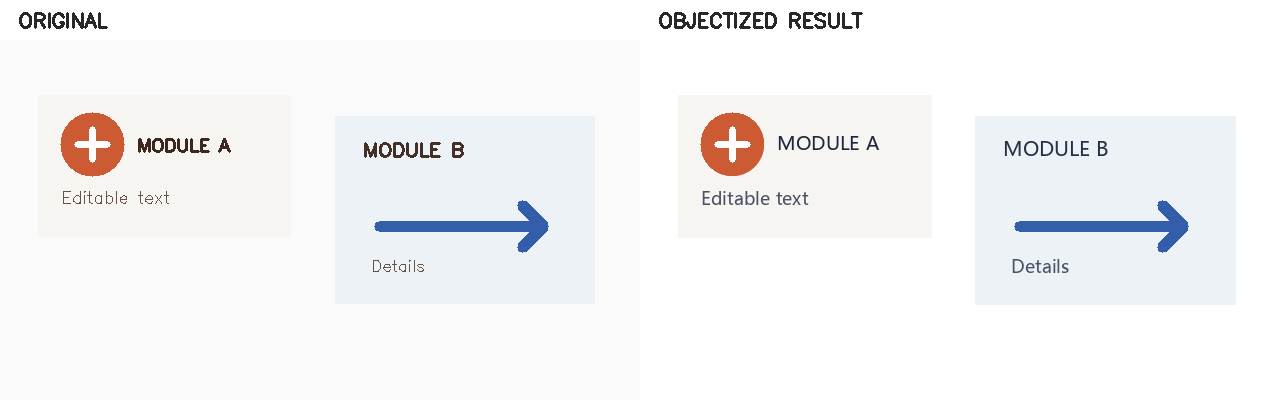
#> input picture backend/tests/fixtures/complex_modules_compare.png, 1280 x 400 px; its folder holds only this picture in this run
$ python -i contour_objects.py   (imports and definitions only)
#> lines starting #> are read from the running program, lines starting #| are printed output that depends on the picture; after the words box and inside, x2 and y2 are one past the last pixel; in counts of white or black regions, pixels touching at a corner belong together
### backend/app/config.py
from __future__ import annotations

import os
from pathlib import Path


PROJECT_ROOT = Path(__file__).resolve().parents[2]
UPLOADS_DIR = PROJECT_ROOT / "uploads"
OUTPUTS_DIR = PROJECT_ROOT / "outputs"
TEMP_DIR = PROJECT_ROOT / "temp"


def ensure_runtime_dirs() -> None:
    for directory in (UPLOADS_DIR, OUTPUTS_DIR, TEMP_DIR):
        directory.mkdir(parents=True, exist_ok=True)


def env_int(name: str, default: int) -> int:
    try:
        return int(os.getenv(name, str(default)))
    except ValueError:
        return default


MAX_UPLOAD_MB = env_int("MAX_UPLOAD_MB", 25)
OCR_PROVIDER = os.getenv("OCR_PROVIDER", "auto")
INPAINT_PROVIDER = os.getenv("INPAINT_PROVIDER", "opencv")


def local_inpaint_setting(name: str, default: str) -> str:
    if name in os.environ:
        return os.environ[name]
    local_config = PROJECT_ROOT / ".env"
    if local_config.is_file():
        for line in local_config.read_text(encoding="utf-8-sig").splitlines():
            key, separator, value = line.partition("=")
            if separator and key.strip() == name:
                return value.strip().strip('"').strip("'")
    return default


LOCAL_INPAINT_ENABLED = local_inpaint_setting("LOCAL_INPAINT_ENABLED", "false").strip().lower() in {"1", "true", "yes", "on"}
LOCAL_INPAINT_URL = local_inpaint_setting("LOCAL_INPAINT_URL", "http://127.0.0.1:8080")
LOCAL_INPAINT_MODEL = local_inpaint_setting("LOCAL_INPAINT_MODEL", "lama")
LAYOUT_PROVIDER = os.getenv("LAYOUT_PROVIDER", "auto")
SEGMENTATION_PROVIDER = os.getenv("SEGMENTATION_PROVIDER", "auto")
VLM_PROVIDER = os.getenv("VLM_PROVIDER", "none")
VISION_PROVIDER = os.getenv("VISION_PROVIDER", VLM_PROVIDER if VLM_PROVIDER != "none" else "qwen")
GEMINI_API_KEY = os.getenv("GEMINI_API_KEY", "")
GEMINI_FLASH_MODEL = os.getenv("GEMINI_FLASH_MODEL", "gemini-3.6-flash")
GEMINI_FLASH_LITE_MODEL = os.getenv("GEMINI_FLASH_LITE_MODEL", "gemini-2.5-flash-lite")
OPENROUTER_API_KEY = os.getenv("OPENROUTER_API_KEY", "")
OPENROUTER_BASE_URL = os.getenv("OPENROUTER_BASE_URL", "https://openrouter.ai/api/v1")
OPENROUTER_MODEL = os.getenv("OPENROUTER_MODEL", "openrouter/free")
QWEN_API_KEY = os.getenv("QWEN_API_KEY", "")
QWEN_BASE_URL = os.getenv("QWEN_BASE_URL", "https://dashscope.aliyuncs.com/compatible-mode/v1")
QWEN_MODEL = os.getenv("QWEN_MODEL", "qwen3-vl-flash")
QWEN_ENABLE_THINKING = os.getenv("QWEN_ENABLE_THINKING", "false").lower() == "true"
QWEN_TIMEOUT = env_int("QWEN_TIMEOUT", 120)
QWEN_MAX_RETRIES = env_int("QWEN_MAX_RETRIES", 2)
CONVERSION_MODE = os.getenv("CONVERSION_MODE", "maximum")
RECONSTRUCTION_SURFACE_MODE = os.getenv("RECONSTRUCTION_SURFACE_MODE", "exclusive_object_first")
# Deliberately paused during the ownership audit. No environment flag may bypass
# this stop: re-enabling revisions requires an explicit, reviewed code change.
AUTOMATIC_REVISIONS_ENABLED = False
MAX_AI_CALLS_PER_SLIDE = env_int("MAX_AI_CALLS_PER_SLIDE", 3)
#> further down, picture is the input picture: shape (400, 1280, 3); mean B, G, R 245, 244.3, 244.3
PUBLIC_SHARED_MODE = os.getenv("IMAGE2EDITABLEPPT_PUBLIC_SHARED", "false").strip().lower() in {"1", "true", "yes", "on"}


class Settings:
    QWEN_API_KEY = QWEN_API_KEY
    QWEN_BASE_URL = QWEN_BASE_URL
    QWEN_MODEL = QWEN_MODEL
    QWEN_ENABLE_THINKING = QWEN_ENABLE_THINKING
    QWEN_TIMEOUT = QWEN_TIMEOUT
    QWEN_MAX_RETRIES = QWEN_MAX_RETRIES
    GEMINI_API_KEY = GEMINI_API_KEY
    GEMINI_FLASH_MODEL = GEMINI_FLASH_MODEL
    GEMINI_FLASH_LITE_MODEL = GEMINI_FLASH_LITE_MODEL
    OPENROUTER_API_KEY = OPENROUTER_API_KEY
    OPENROUTER_BASE_URL = OPENROUTER_BASE_URL
    OPENROUTER_MODEL = OPENROUTER_MODEL
    MAX_AI_CALLS_PER_SLIDE = MAX_AI_CALLS_PER_SLIDE


settings = Settings()

### backend/app/services/reconstruction/contour_objects.py
"""Resolve detector proposals into coherent silhouettes before assigning owners.

Boxes are search windows. Source contours supply the mask; nested contour
duplicates are proposals for one object, not permission to cut it into rings.
"""
from __future__ import annotations

from pathlib import Path

import cv2
import numpy as np

from app.services.reconstruction.editable_text import measured_surface
from app.services.reconstruction.visual_assets import prepare_visual_seed
from app.utils import image_io


def overlap(a, b):
    x1,y1,x2,y2 = max(a[0],b[0]),max(a[1],b[1]),min(a[2],b[2]),min(a[3],b[3])
    return max(0,x2-x1)*max(0,y2-y1)


def area(box):
    return (box[2]-box[0])*(box[3]-box[1])


# [79 lines left out: functions photographic_rectangles, _supported_convex_boundary, not called in this run]


def carrier_contours(image: np.ndarray):
    """Closed, convex panel boundaries from pixels, including pale rounded cards."""
    gray = cv2.cvtColor(image,cv2.COLOR_BGR2GRAY)
    # Max across channels retains pale cyan/pink panel borders grayscale misses.
    edges = np.maximum.reduce([cv2.Canny(image[:,:,c],12,36) for c in range(3)])
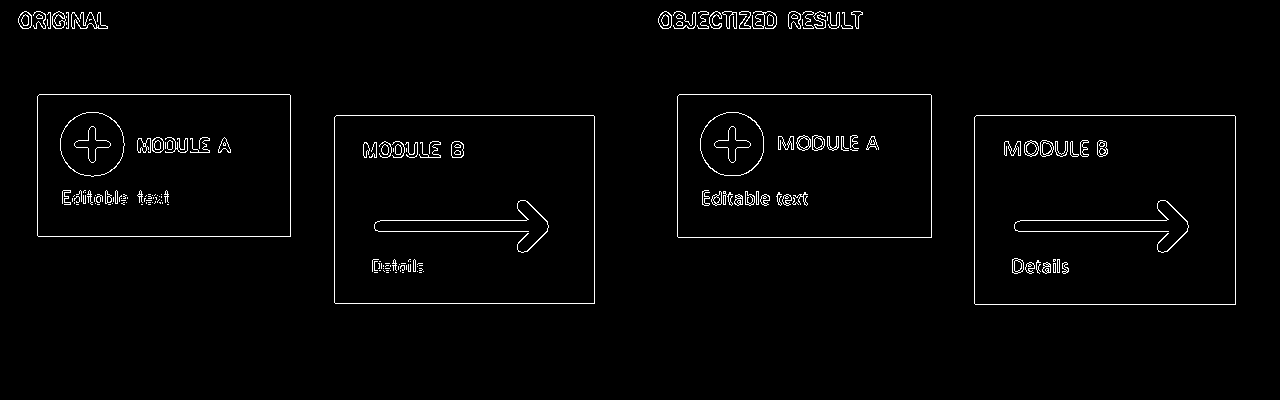
#> edges: shape (400, 1280); 1.9% white in thin lines or dots, all inside (x1, y1, x2, y2) = (18, 11, 1236, 305)
    edge_distance = cv2.distanceTransform(np.uint8(edges == 0), cv2.DIST_L2, 5)
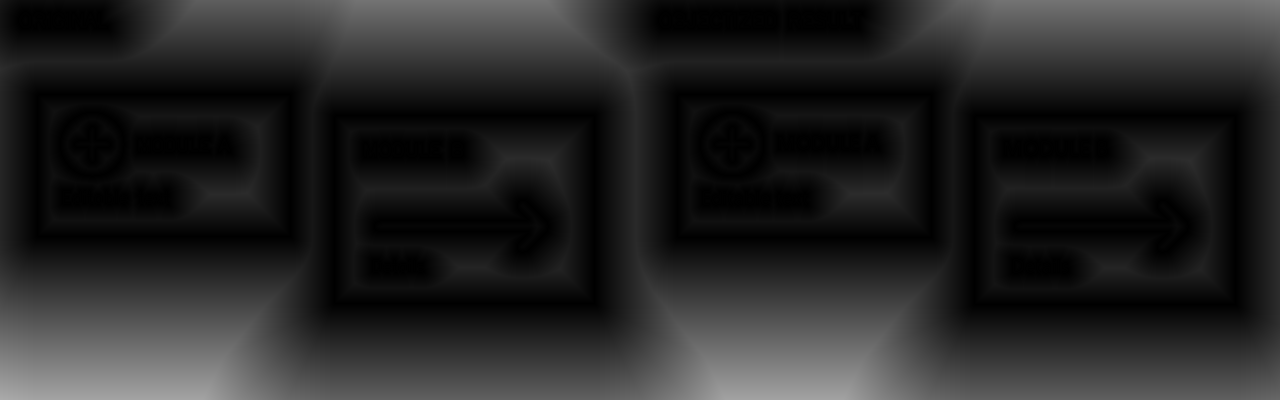
#> edge_distance: shape (400, 1280) float32; min 0, max 170.5, mean 37.9
    edges = cv2.morphologyEx(edges,cv2.MORPH_CLOSE,np.ones((3,3),np.uint8))
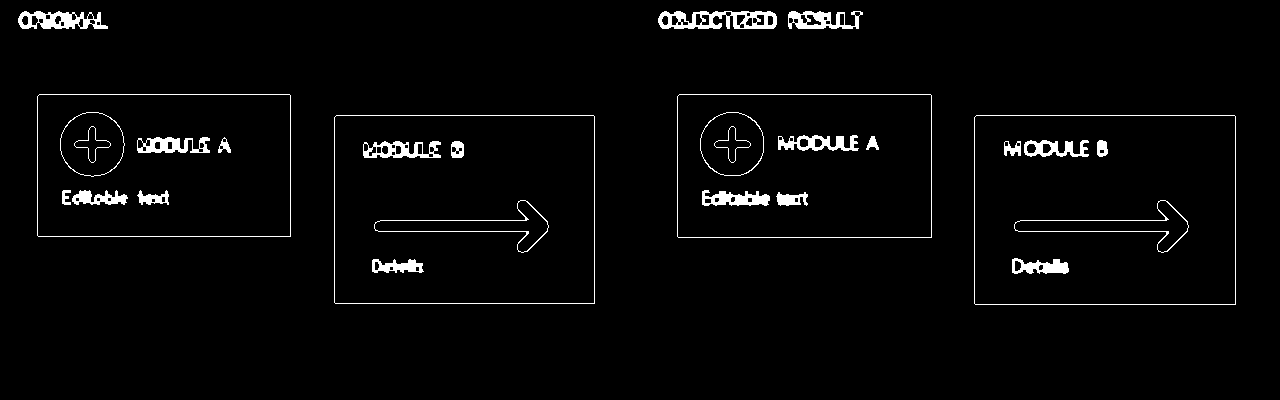
#> edges: shape (400, 1280); 2.8% white; 29 white regions
    contours,_ = cv2.findContours(edges,cv2.RETR_LIST,cv2.CHAIN_APPROX_SIMPLE)
#> contours = 119 contours, 28 with area under 20; largest, box (x1, y1, x2, y2) and area: (974, 115, 1236, 305) 49326, (974, 115, 1236, 305) 49326, (334, 115, 595, 304) 48877, (334, 115, 595, 304) 48876, (677, 94, 932, 238) 36319
    contours = list(contours)
    # Pale pill edges can be a smooth gradient without a strong Canny edge.
    # Closed chroma regions propose actual curved silhouettes, not OCR boxes.
    chroma = image.max(axis=2).astype(int)-image.min(axis=2)
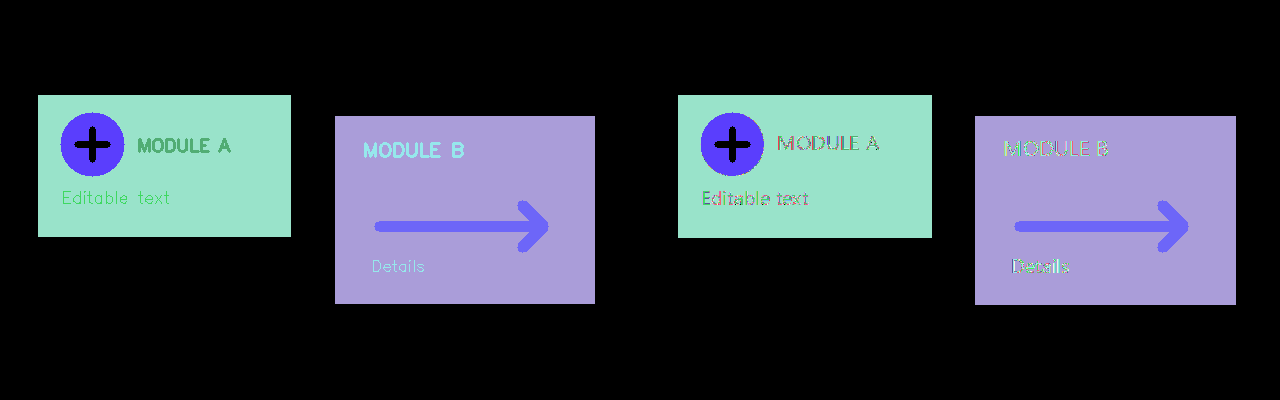
#> chroma: shape (400, 1280) int64; 77 distinct labels, from 0 to 152; one colour per label, 0 black
    for level in (10,20,35):
        regions = np.uint8((chroma>level)&(image.max(axis=2)>140))*255
        extra,_ = cv2.findContours(regions,cv2.RETR_LIST,cv2.CHAIN_APPROX_SIMPLE)
        contours.extend(extra)
#> this loop made 3 passes
#> pass 1, in carrier_contours, `regions = np.uint8((chroma>level)&(image.max(axis=2)>140))*255`:
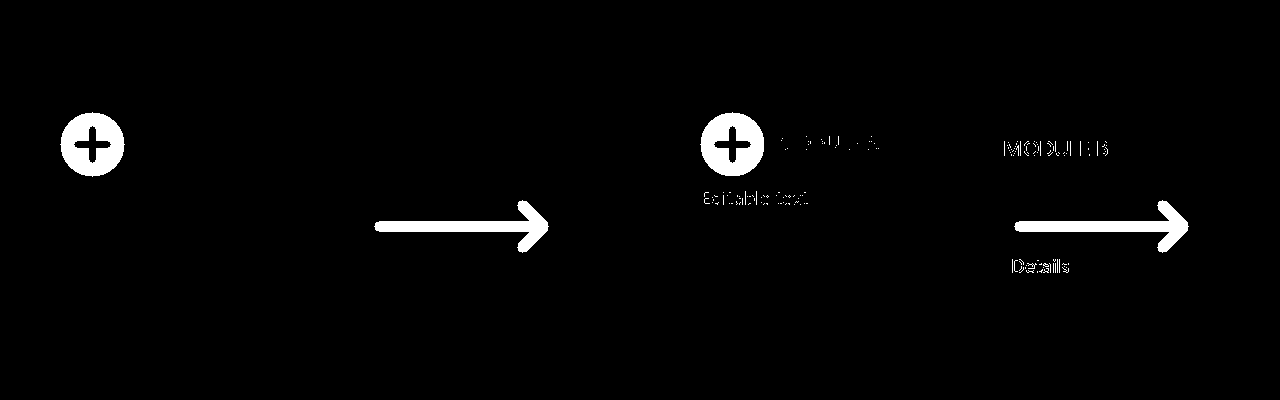
#> regions: shape (400, 1280); 2.2% white; 168 white regions (163 under 20 px), largest, box (x1, y1, x2, y2) and area: (60, 112, 125, 177) 2780, (700, 112, 764, 176) 2778, (374, 200, 549, 253) 2503, (1014, 200, 1189, 253) 2503, (1027, 263, 1037, 269) 23
#> after the loop, contours = 333 contours, 224 with area under 20; largest, box (x1, y1, x2, y2) and area: (974, 115, 1236, 305) 49326, (974, 115, 1236, 305) 49326, (334, 115, 595, 304) 48877, (334, 115, 595, 304) 48876, (677, 94, 932, 238) 36319
    h,w = gray.shape
#> h = 400; w = 1280
    candidates = []
    for contour in contours:
        x,y,cw,ch = cv2.boundingRect(contour)
        size = cw*ch
        actual = cv2.contourArea(contour)
        if min(cw,ch)<24 or size<w*h*.0015 or size>w*h*.75 or actual<size*.88:
            continue
        hull = cv2.contourArea(cv2.convexHull(contour))
        if actual/max(1,hull)<.97:
            if actual/max(1,hull)<.93 or actual<size*.90:
                continue
            supported = _supported_convex_boundary(contour, edge_distance, (x, y, cw, ch))
            if supported is None:
                continue
            contour = supported
        # A framed photograph is already a coherent visual, not a paper panel.
        patch = image[y:y+ch,x:x+cw]
        if np.mean(patch.max(axis=2) < 80) > .5:
            continue  # Mostly black binary diagrams are visuals, not paper plates.
        gradient = np.max(np.abs(patch.astype(float)-cv2.GaussianBlur(patch,(5,5),0)),axis=2)
        if float(np.mean(gradient>12))>.20:
            continue
        mask = np.zeros((ch,cw),np.uint8)
        cv2.drawContours(mask,[contour-np.array([[[x,y]]])],-1,255,-1)
        candidates.append(((x,y,x+cw,y+ch),mask))
#> this loop made 333 passes
#> (x, y, cw, ch, size, actual) on passes 1 to 3: (415, 266, 5, 6, 30, 18), (389, 266, 5, 5, 25, 14), (1038, 264, 6, 7, 42, 25)
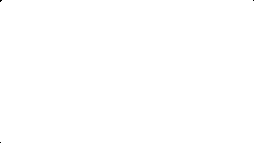
#> mask: shape (143, 254); 100% white; black in thin lines or dots
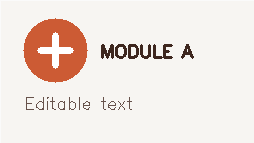
#> patch: shape (143, 254, 3); mean B, G, R 222.5, 228.3, 239.3
#> after the loop, candidates = 8 items
    return sorted(candidates,key=lambda p: area(p[0]),reverse=True)


# [280 lines left out: functions plan_contour_objects, complete_carrier_holes, _visible_surface, _masked_paper, not called in this run]

>>> import cv2
>>> picture = cv2.imread('../../../tests/fixtures/complex_modules_compare.png')
>>> result = carrier_contours(picture)
#> result = 8 items
